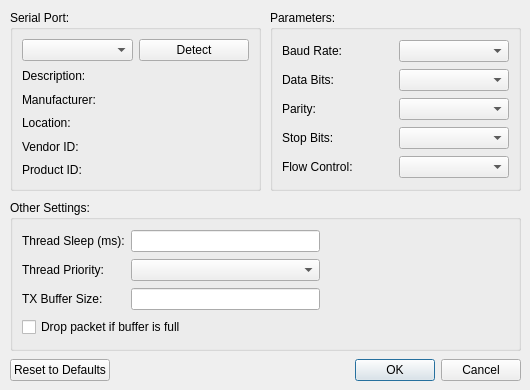
<?xml version="1.0" encoding="UTF-8"?>
<ui version="4.0">
 <class>XBeeConnectDialog</class>
 <widget class="QDialog" name="XBeeConnectDialog">
  <property name="geometry">
   <rect>
    <x>0</x>
    <y>0</y>
    <width>530</width>
    <height>390</height>
   </rect>
  </property>
  <property name="sizePolicy">
   <sizepolicy hsizetype="Minimum" vsizetype="Minimum">
    <horstretch>0</horstretch>
    <verstretch>0</verstretch>
   </sizepolicy>
  </property>
  <property name="minimumSize">
   <size>
    <width>530</width>
    <height>390</height>
   </size>
  </property>
  <property name="maximumSize">
   <size>
    <width>530</width>
    <height>390</height>
   </size>
  </property>
  <property name="windowTitle">
   <string>Connect to XBee</string>
  </property>
  <widget class="QGroupBox" name="selectBox">
   <property name="geometry">
    <rect>
     <x>10</x>
     <y>10</y>
     <width>251</width>
     <height>181</height>
    </rect>
   </property>
   <property name="title">
    <string>Serial Port:</string>
   </property>
   <layout class="QGridLayout" name="gridLayout">
    <item row="5" column="0" colspan="2">
     <widget class="QLabel" name="pidLabel">
      <property name="text">
       <string>Product ID:</string>
      </property>
     </widget>
    </item>
    <item row="2" column="0" colspan="2">
     <widget class="QLabel" name="manufacturerLabel">
      <property name="text">
       <string>Manufacturer:</string>
      </property>
     </widget>
    </item>
    <item row="0" column="1">
     <widget class="QPushButton" name="detectPushButton">
      <property name="text">
       <string>Detect</string>
      </property>
     </widget>
    </item>
    <item row="4" column="0" colspan="2">
     <widget class="QLabel" name="vidLabel">
      <property name="text">
       <string>Vendor ID:</string>
      </property>
     </widget>
    </item>
    <item row="1" column="0" colspan="2">
     <widget class="QLabel" name="descriptionLabel">
      <property name="text">
       <string>Description:</string>
      </property>
     </widget>
    </item>
    <item row="3" column="0" colspan="2">
     <widget class="QLabel" name="locationLabel">
      <property name="text">
       <string>Location:</string>
      </property>
     </widget>
    </item>
    <item row="0" column="0">
     <widget class="QComboBox" name="serialPortInfoListBox"/>
    </item>
   </layout>
  </widget>
  <widget class="QGroupBox" name="parametersBox">
   <property name="geometry">
    <rect>
     <x>270</x>
     <y>10</y>
     <width>251</width>
     <height>181</height>
    </rect>
   </property>
   <property name="title">
    <string>Parameters:</string>
   </property>
   <layout class="QGridLayout" name="gridLayout_2">
    <item row="2" column="1">
     <widget class="QComboBox" name="parityBox"/>
    </item>
    <item row="0" column="0">
     <widget class="QLabel" name="baudRateLabel">
      <property name="text">
       <string>Baud Rate:</string>
      </property>
     </widget>
    </item>
    <item row="4" column="0">
     <widget class="QLabel" name="flowControlLabel">
      <property name="text">
       <string>Flow Control:</string>
      </property>
     </widget>
    </item>
    <item row="3" column="0">
     <widget class="QLabel" name="stopBitsLabel">
      <property name="text">
       <string>Stop Bits:</string>
      </property>
     </widget>
    </item>
    <item row="0" column="1">
     <widget class="QComboBox" name="baudRateBox"/>
    </item>
    <item row="3" column="1">
     <widget class="QComboBox" name="stopBitsBox"/>
    </item>
    <item row="4" column="1">
     <widget class="QComboBox" name="flowControlBox"/>
    </item>
    <item row="1" column="0">
     <widget class="QLabel" name="dataBitsLabel">
      <property name="text">
       <string>Data Bits:</string>
      </property>
     </widget>
    </item>
    <item row="1" column="1">
     <widget class="QComboBox" name="dataBitsBox"/>
    </item>
    <item row="2" column="0">
     <widget class="QLabel" name="parityLabel">
      <property name="text">
       <string>Parity:</string>
      </property>
     </widget>
    </item>
   </layout>
  </widget>
  <widget class="QGroupBox" name="otherSettingsBox">
   <property name="geometry">
    <rect>
     <x>10</x>
     <y>200</y>
     <width>511</width>
     <height>151</height>
    </rect>
   </property>
   <property name="title">
    <string>Other Settings:</string>
   </property>
   <layout class="QGridLayout" name="gridLayout_3">
    <item row="0" column="2">
     <spacer name="horizontalSpacer">
      <property name="orientation">
       <enum>Qt::Horizontal</enum>
      </property>
      <property name="sizeHint" stdset="0">
       <size>
        <width>40</width>
        <height>20</height>
       </size>
      </property>
     </spacer>
    </item>
    <item row="4" column="0" colspan="2">
     <widget class="QCheckBox" name="dropPacketCheckBox">
      <property name="text">
       <string>Drop packet if buffer is full</string>
      </property>
     </widget>
    </item>
    <item row="3" column="1">
     <widget class="QLineEdit" name="txBufferSizeEdit"/>
    </item>
    <item row="0" column="0">
     <widget class="QLabel" name="dataBitsLabel_3">
      <property name="text">
       <string>Thread Sleep (ms):</string>
      </property>
     </widget>
    </item>
    <item row="3" column="0">
     <widget class="QLabel" name="dataBitsLabel_2">
      <property name="text">
       <string>TX Buffer Size:</string>
      </property>
     </widget>
    </item>
    <item row="2" column="0">
     <widget class="QLabel" name="baudRateLabel_2">
      <property name="text">
       <string>Thread Priority:</string>
      </property>
     </widget>
    </item>
    <item row="0" column="1">
     <widget class="QLineEdit" name="threadSleepEdit"/>
    </item>
    <item row="2" column="1">
     <widget class="QComboBox" name="threadPriorityBox"/>
    </item>
    <item row="2" column="2">
     <spacer name="horizontalSpacer_2">
      <property name="orientation">
       <enum>Qt::Horizontal</enum>
      </property>
      <property name="sizeHint" stdset="0">
       <size>
        <width>40</width>
        <height>20</height>
       </size>
      </property>
     </spacer>
    </item>
    <item row="3" column="2">
     <spacer name="horizontalSpacer_3">
      <property name="orientation">
       <enum>Qt::Horizontal</enum>
      </property>
      <property name="sizeHint" stdset="0">
       <size>
        <width>40</width>
        <height>20</height>
       </size>
      </property>
     </spacer>
    </item>
   </layout>
  </widget>
  <widget class="QWidget" name="horizontalLayoutWidget">
   <property name="geometry">
    <rect>
     <x>10</x>
     <y>350</y>
     <width>511</width>
     <height>41</height>
    </rect>
   </property>
   <layout class="QHBoxLayout" name="horizontalLayout">
    <item>
     <widget class="QPushButton" name="resetToDefaultsPushButton">
      <property name="text">
       <string>Reset to Defaults</string>
      </property>
     </widget>
    </item>
    <item>
     <widget class="QDialogButtonBox" name="buttonBox">
      <property name="orientation">
       <enum>Qt::Horizontal</enum>
      </property>
      <property name="standardButtons">
       <set>QDialogButtonBox::Cancel|QDialogButtonBox::Ok</set>
      </property>
     </widget>
    </item>
   </layout>
  </widget>
 </widget>
 <tabstops>
  <tabstop>serialPortInfoListBox</tabstop>
  <tabstop>detectPushButton</tabstop>
  <tabstop>baudRateBox</tabstop>
  <tabstop>dataBitsBox</tabstop>
  <tabstop>parityBox</tabstop>
  <tabstop>stopBitsBox</tabstop>
  <tabstop>flowControlBox</tabstop>
  <tabstop>threadSleepEdit</tabstop>
  <tabstop>threadPriorityBox</tabstop>
  <tabstop>txBufferSizeEdit</tabstop>
  <tabstop>dropPacketCheckBox</tabstop>
  <tabstop>buttonBox</tabstop>
  <tabstop>resetToDefaultsPushButton</tabstop>
 </tabstops>
 <resources/>
 <connections>
  <connection>
   <sender>buttonBox</sender>
   <signal>accepted()</signal>
   <receiver>XBeeConnectDialog</receiver>
   <slot>accept()</slot>
   <hints>
    <hint type="sourcelabel">
     <x>248</x>
     <y>254</y>
    </hint>
    <hint type="destinationlabel">
     <x>157</x>
     <y>274</y>
    </hint>
   </hints>
  </connection>
  <connection>
   <sender>buttonBox</sender>
   <signal>rejected()</signal>
   <receiver>XBeeConnectDialog</receiver>
   <slot>reject()</slot>
   <hints>
    <hint type="sourcelabel">
     <x>316</x>
     <y>260</y>
    </hint>
    <hint type="destinationlabel">
     <x>286</x>
     <y>274</y>
    </hint>
   </hints>
  </connection>
 </connections>
</ui>
